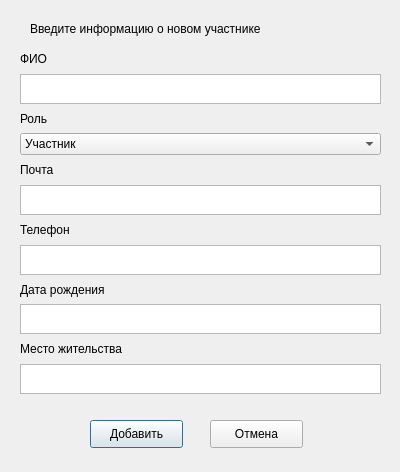
<?xml version="1.0" encoding="UTF-8"?>
<ui version="4.0">
 <class>Dialog</class>
 <widget class="QDialog" name="Dialog">
  <property name="geometry">
   <rect>
    <x>0</x>
    <y>0</y>
    <width>400</width>
    <height>472</height>
   </rect>
  </property>
  <property name="windowTitle">
   <string>Dialog</string>
  </property>
  <widget class="QWidget" name="verticalLayoutWidget">
   <property name="geometry">
    <rect>
     <x>20</x>
     <y>50</y>
     <width>361</width>
     <height>344</height>
    </rect>
   </property>
   <layout class="QVBoxLayout" name="verticalLayout">
    <item>
     <widget class="QLabel" name="label_2">
      <property name="text">
       <string>ФИО</string>
      </property>
     </widget>
    </item>
    <item>
     <widget class="QPlainTextEdit" name="name">
      <property name="maximumSize">
       <size>
        <width>16777215</width>
        <height>30</height>
       </size>
      </property>
     </widget>
    </item>
    <item>
     <widget class="QLabel" name="label_3">
      <property name="text">
       <string>Роль</string>
      </property>
     </widget>
    </item>
    <item>
     <widget class="QComboBox" name="comboBox">
      <item>
       <property name="text">
        <string>Участник</string>
       </property>
      </item>
      <item>
       <property name="text">
        <string>Эксперт</string>
       </property>
      </item>
      <item>
       <property name="text">
        <string>Организатор</string>
       </property>
      </item>
     </widget>
    </item>
    <item>
     <widget class="QLabel" name="label_4">
      <property name="text">
       <string>Почта</string>
      </property>
     </widget>
    </item>
    <item>
     <widget class="QPlainTextEdit" name="year_2">
      <property name="maximumSize">
       <size>
        <width>16777215</width>
        <height>30</height>
       </size>
      </property>
     </widget>
    </item>
    <item>
     <widget class="QLabel" name="label_5">
      <property name="text">
       <string>Телефон</string>
      </property>
     </widget>
    </item>
    <item>
     <widget class="QPlainTextEdit" name="dur">
      <property name="maximumSize">
       <size>
        <width>16777215</width>
        <height>30</height>
       </size>
      </property>
     </widget>
    </item>
    <item>
     <widget class="QLabel" name="label_6">
      <property name="text">
       <string>Дата рождения</string>
      </property>
     </widget>
    </item>
    <item>
     <widget class="QPlainTextEdit" name="dur_2">
      <property name="maximumSize">
       <size>
        <width>16777215</width>
        <height>30</height>
       </size>
      </property>
     </widget>
    </item>
    <item>
     <widget class="QLabel" name="label_7">
      <property name="text">
       <string>Место жительства</string>
      </property>
     </widget>
    </item>
    <item>
     <widget class="QPlainTextEdit" name="dur_3">
      <property name="maximumSize">
       <size>
        <width>16777215</width>
        <height>30</height>
       </size>
      </property>
     </widget>
    </item>
   </layout>
  </widget>
  <widget class="QPushButton" name="pushButton">
   <property name="geometry">
    <rect>
     <x>90</x>
     <y>420</y>
     <width>93</width>
     <height>28</height>
    </rect>
   </property>
   <property name="text">
    <string>Добавить</string>
   </property>
  </widget>
  <widget class="QLabel" name="label">
   <property name="geometry">
    <rect>
     <x>30</x>
     <y>20</y>
     <width>271</width>
     <height>17</height>
    </rect>
   </property>
   <property name="text">
    <string>Введите информацию о новом участнике</string>
   </property>
  </widget>
  <widget class="QPushButton" name="pushButton_2">
   <property name="geometry">
    <rect>
     <x>210</x>
     <y>420</y>
     <width>93</width>
     <height>28</height>
    </rect>
   </property>
   <property name="text">
    <string>Отмена</string>
   </property>
  </widget>
 </widget>
 <resources/>
 <connections/>
</ui>
